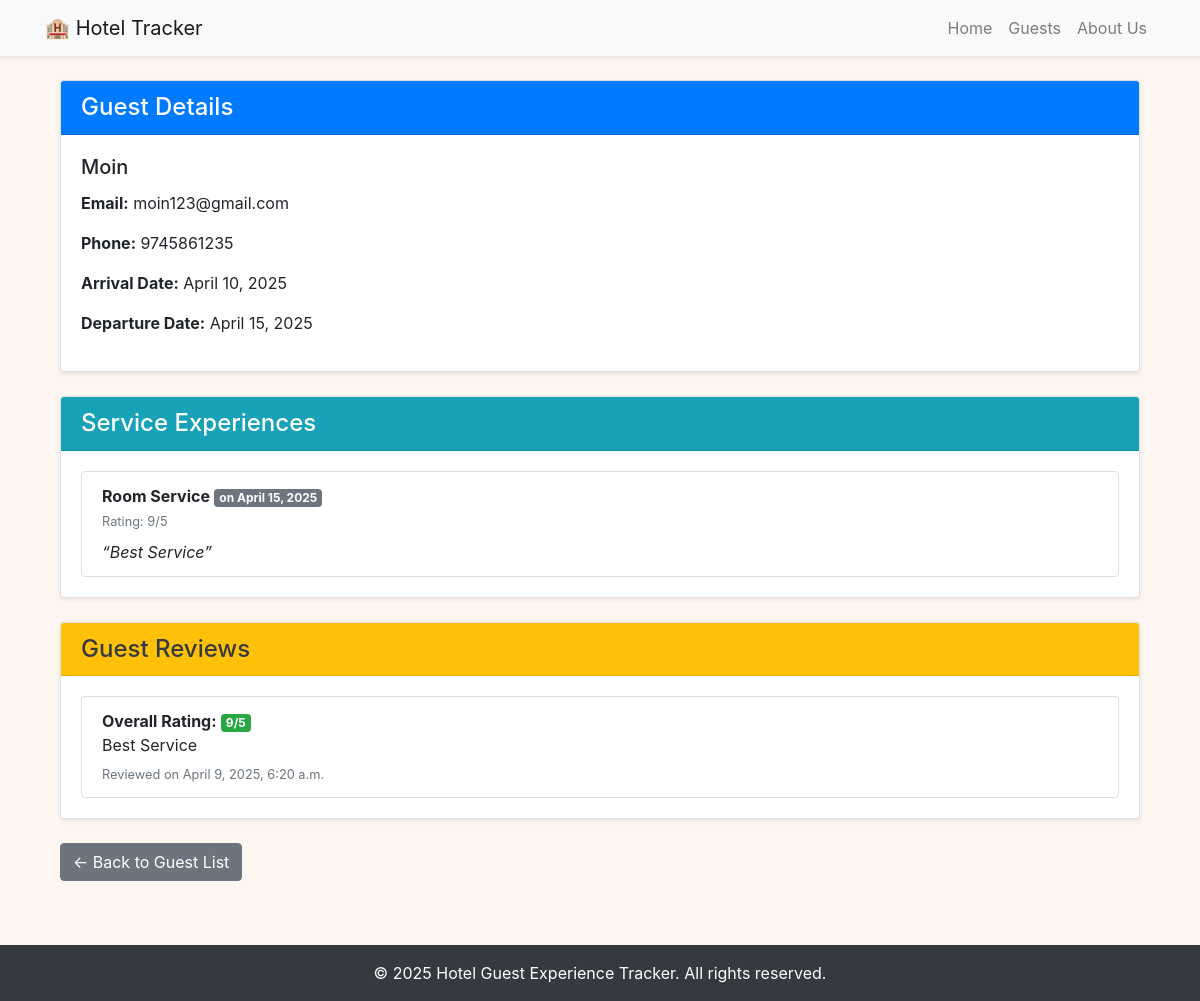
The page /guest/1/ on the database its author committed.
### tracker/models.py (models this page shows, shortened)
class Guest(models.Model):
    name = models.CharField(max_length=100)
    email = models.EmailField(unique=True)
    phone = models.CharField(max_length=20, blank=True)
    arrival_date = models.DateField()
    departure_date = models.DateField()

class Experience(models.Model):
    SERVICE_CHOICES = [
        ('ROOM', 'Room Service'),
        ('DINING', 'Dining'),
        ('SPA', 'Spa'),
        ('RECEPTION', 'Reception'),
    ]
    guest = models.ForeignKey(Guest, on_delete=models.CASCADE, related_name='experiences')
    service_type = models.CharField(max_length=20, choices=SERVICE_CHOICES)
    date = models.DateField()
    rating = models.PositiveSmallIntegerField(help_text="Rate from 1 (poor) to 5 (excellent)")
    feedback = models.TextField(blank=True)

class Review(models.Model):
    guest = models.ForeignKey(Guest, on_delete=models.CASCADE, related_name='reviews')
    overall_rating = models.PositiveSmallIntegerField(help_text="Overall experience rating (1-5)")
    comment = models.TextField(blank=True)
    created_at = models.DateTimeField(auto_now_add=True)

### tracker/views.py (the view)
# urls.py: path('guest/<int:pk>/', views.guest_detail, name='guest_detail'),
def guest_detail(request, pk):
    guest = get_object_or_404(Guest, pk=pk)
    experiences = guest.experiences.all()
    reviews = guest.reviews.all()
    context = {
        'guest': guest,
        'experiences': experiences,
        'reviews': reviews,
    }
    return render(request, 'tracker/guest_detail.html', context)

### tracker/templates/tracker/guest_detail.html
{% extends 'tracker/base.html' %}
{% block content %}
<div class="container">
  <div class="card mb-4 shadow-sm">
    <div class="card-header bg-primary text-white">
      <h4 class="mb-0">Guest Details</h4>
    </div>
    <div class="card-body">
      <h5 class="card-title">{{ guest.name }}</h5>
      <p><strong>Email:</strong> {{ guest.email }}</p>
      <p><strong>Phone:</strong> {{ guest.phone }}</p>
      <p><strong>Arrival Date:</strong> {{ guest.arrival_date }}</p>
      <p><strong>Departure Date:</strong> {{ guest.departure_date }}</p>
    </div>
  </div>
  <div class="card mb-4 shadow-sm">
    <div class="card-header bg-info text-white">
      <h4 class="mb-0">Service Experiences</h4>
    </div>
    <div class="card-body">
      {% if experiences %}
        <ul class="list-group">
          {% for experience in experiences %}
            <li class="list-group-item">
              <div class="d-flex justify-content-between align-items-center">
                <div>
                  <strong>{{ experience.get_service_type_display }}</strong> <span class="badge badge-secondary">on {{ experience.date }}</span>
                  <br><small class="text-muted">Rating: {{ experience.rating }}/5</small>
                  {% if experience.feedback %}
                    <p class="mb-0 mt-2"><em>“{{ experience.feedback }}”</em></p>
                  {% endif %}
                </div>
              </div>
            </li>
          {% endfor %}
        </ul>
      {% else %}
        <p class="text-muted">No experience records available.</p>
      {% endif %}
    </div>
  </div>
  <div class="card mb-4 shadow-sm">
    <div class="card-header bg-warning text-dark">
      <h4 class="mb-0">Guest Reviews</h4>
    </div>
    <div class="card-body">
      {% if reviews %}
        <ul class="list-group">
          {% for review in reviews %}
            <li class="list-group-item">
              <strong>Overall Rating:</strong>
              <span class="badge badge-success">{{ review.overall_rating }}/5</span>
              <p class="mb-1">{{ review.comment }}</p>
              <small class="text-muted">Reviewed on {{ review.created_at }}</small>
            </li>
          {% endfor %}
        </ul>
      {% else %}
        <p class="text-muted">No reviews available.</p>
      {% endif %}
    </div>
  </div>
  <a class="btn btn-secondary" href="{% url 'guest_list' %}">← Back to Guest List</a>
</div>
{% endblock %}

### tracker/templates/tracker/base.html (style rules this page uses)
body { background-color: #fdf6f0; }
html { scroll-behavior: smooth; }

### rows shown on the page
Guest: name "Moin", email "moin123@gmail.com", phone "9745861235", arrival_date "April 10, 2025", departure_date "April 15, 2025"
Experience: service_type "Room Service", date "April 15, 2025", rating "9", feedback "Best Service"
Review: overall_rating "9", comment "Best Service", created_at "April 9, 2025, 6:20 a.m."
